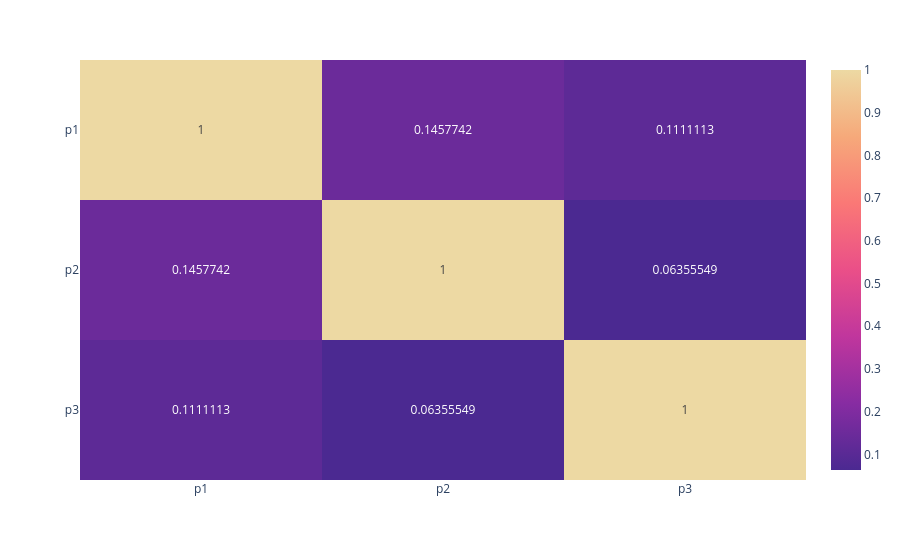

Notebook cell for this chart:
### Code cell
fig_corr

### Figure 1 — Plotly figure (JSON) as saved in the notebook; plotly's stock layout.template omitted (floating-point values rounded to 4 significant figures)
{"data": [{"coloraxis": "coloraxis", "hovertemplate": "x: %{x}<br>y: %{y}<br>color: %{z}<extra></extra>", "name": "0", "texttemplate": "%{z}", "type": "heatmap", "x": ["p1", "p2", "p3"], "xaxis": "x", "y": ["p1", "p2", "p3"], "yaxis": "y", "z": [[1.0, 0.1458, 0.1111], [0.1458, 1.0, 0.06356], [0.1111, 0.06356, 1.0]]}], "layout": {"coloraxis": {"colorscale": [[0, "rgb(75, 41, 145)"], [0.1667, "rgb(135, 44, 162)"], [0.3333, "rgb(192, 54, 157)"], [0.5, "rgb(234, 79, 136)"], [0.6667, "rgb(250, 120, 118)"], [0.8333, "rgb(246, 169, 122)"], [1, "rgb(237, 217, 163)"]]}, "margin": {"t": 60}, "xaxis": {"anchor": "y", "domain": [0, 1]}, "yaxis": {"anchor": "x", "autorange": "reversed", "domain": [0, 1]}}}
